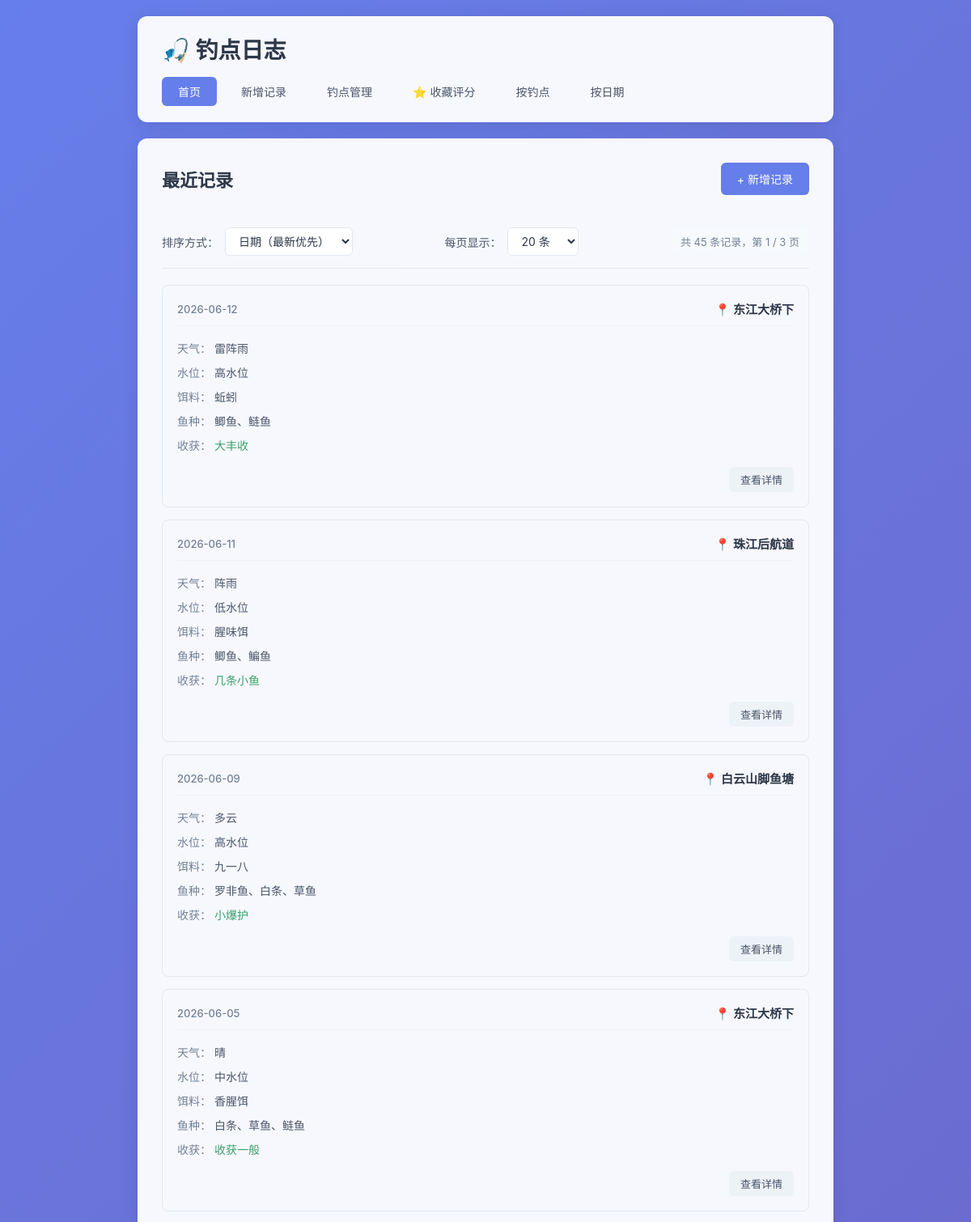
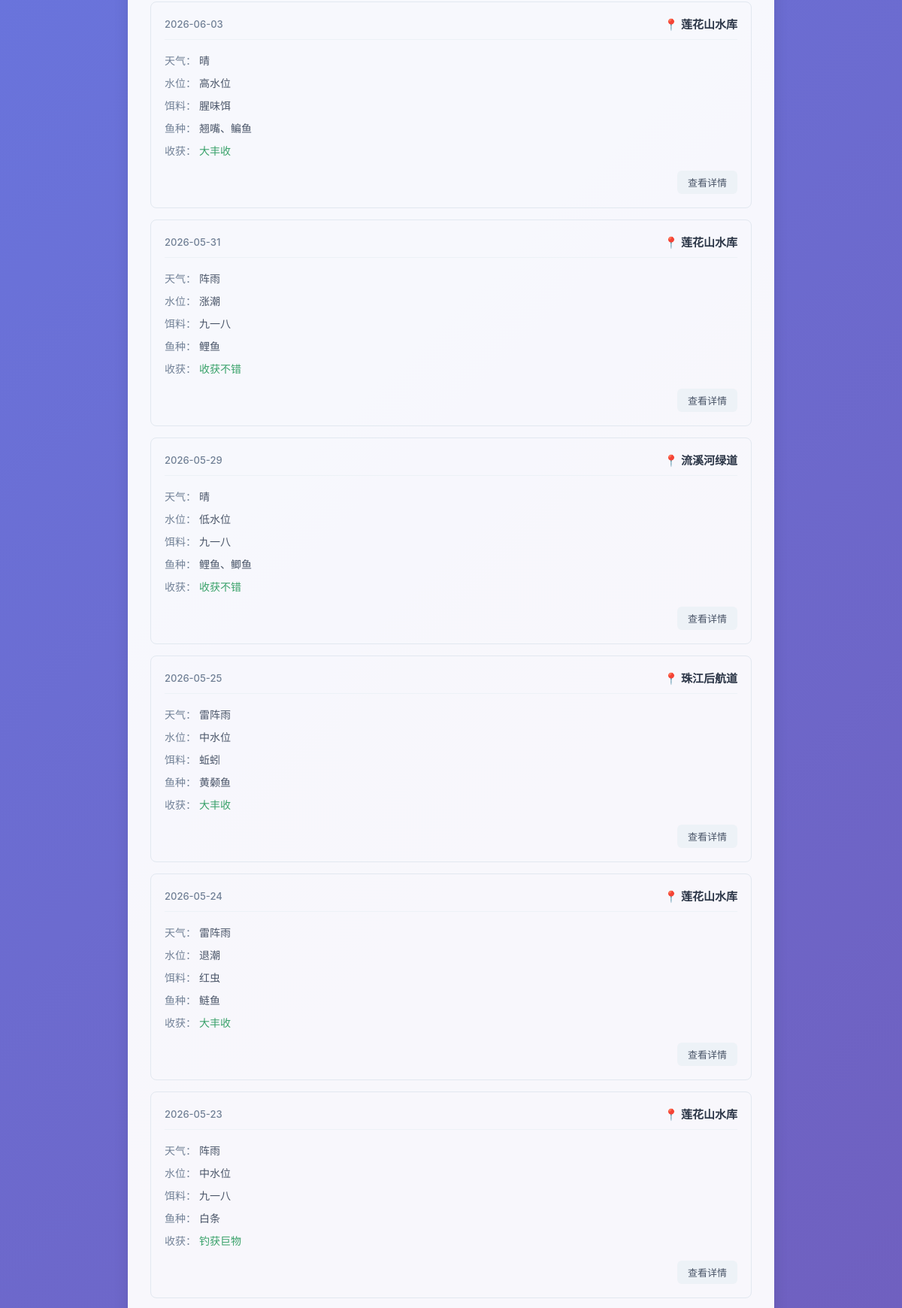
The page / (upper part) on the database its author committed (2 pictures, top to bottom).
### tables this page shows
CREATE TABLE fishing_logs (
            id INTEGER PRIMARY KEY AUTOINCREMENT,
            spot TEXT NOT NULL,
            weather TEXT NOT NULL,
            water_level TEXT NOT NULL,
            bait TEXT NOT NULL,
            fish_species TEXT NOT NULL,
            harvest TEXT NOT NULL,
            next_strategy TEXT,
            created_at DATE NOT NULL
        );

### app.py (the view)
@app.route('/')
def index():
    page = request.args.get('page', 1, type=int)
    per_page = request.args.get('per_page', 20, type=int)
    sort_by = request.args.get('sort', 'date_desc')
    per_page = max(10, min(per_page, 100))
    sort_options = {
        'date_desc': ('created_at DESC, id DESC', '日期降序'),
        'date_asc': ('created_at ASC, id ASC', '日期升序'),
        'spot_desc': ('spot DESC, created_at DESC, id DESC', '钓点降序'),
        'spot_asc': ('spot ASC, created_at DESC, id DESC', '钓点升序'),
    }
    order_clause, sort_label = sort_options.get(sort_by, sort_options['date_desc'])
    conn = get_db()
    count_result = conn.execute('SELECT COUNT(*) as total FROM fishing_logs').fetchone()
    total = count_result['total']
    total_pages = max(1, (total + per_page - 1) // per_page)
    page = max(1, min(page, total_pages))
    offset = (page - 1) * per_page
    logs = conn.execute(
        f'SELECT * FROM fishing_logs ORDER BY {order_clause} LIMIT ? OFFSET ?',
        (per_page, offset)
    ).fetchall()
    conn.close()
    return render_template(
        'index.html',
        logs=logs,
        page=page,
        per_page=per_page,
        total=total,
        total_pages=total_pages,
        sort_by=sort_by,
        sort_label=sort_label
    )

### app.py (called while the page is built)
def get_db():
    conn = sqlite3.connect(DB_PATH)
    conn.row_factory = sqlite3.Row
    return conn

### templates/index.html (shortened to what this page needs)
{% extends 'base.html' %}
{% block content %}
    <div class="page-header">
        <h2>最近记录</h2>
        <a href="{{ url_for('add_log') }}" class="btn btn-primary">+ 新增记录</a>
    </div>
    {% if logs %}
        <div class="toolbar">
            <div class="sort-group">
                <label>排序方式：</label>
                <select id="sortSelect" onchange="handleSortChange()">
                    <option value="date_desc" {% if sort_by == 'date_desc' %}selected{% endif %}>日期（最新优先）</option>
                </select>
            </div>
            <div class="per-page-group">
                <label>每页显示：</label>
                <select id="perPageSelect" onchange="handlePerPageChange()">
                    <option value="20" {% if per_page == 20 %}selected{% endif %}>20 条</option>
                </select>
            </div>
            <div class="total-info">
                共 {{ total }} 条记录，第 {{ page }} / {{ total_pages }} 页
            </div>
        </div>
        <div class="log-list">
            {% for log in logs %}
                <div class="log-card">
                    <div class="log-header">
                        <span class="log-date">{{ log['created_at'] }}</span>
                        <span class="log-spot">📍 {{ log['spot'] }}</span>
                    </div>
                    <div class="log-body">
                        <div class="log-row">
                            <span class="label">天气：</span>
                            <span>{{ log['weather'] }}</span>
                        </div>
                        <div class="log-row">
                            <span class="label">水位：</span>
                            <span>{{ log['water_level'] }}</span>
                        </div>
                        <div class="log-row">
                            <span class="label">饵料：</span>
                            <span>{{ log['bait'] }}</span>
                        </div>
                        <div class="log-row">
                            <span class="label">鱼种：</span>
                            <span>{{ log['fish_species'] }}</span>
                        </div>
                        <div class="log-row">
                            <span class="label">收获：</span>
                            <span class="harvest">{{ log['harvest'] }}</span>
                        </div>
                    </div>
                    <div class="log-footer">
                        <a href="{{ url_for('log_detail', log_id=log['id']) }}" class="btn btn-small">查看详情</a>
                    </div>
                </div>
            {% endfor %}
        </div>
    {% else %}
        <div class="empty-state">
            <p>还没有任何记录，快去添加第一条吧！</p>
            <a href="{{ url_for('add_log') }}" class="btn btn-primary">+ 新增记录</a>
        </div>
    {% endif %}
{% endblock %}

### static/style.css (style rules this page uses)
* { margin: 0; padding: 0; box-sizing: border-box; }
body { font-family: -apple-system, BlinkMacSystemFont, 'Segoe UI', 'PingFang SC', 'Microsoft YaHei', sans-serif; background: linear-gradient(135deg, #667eea 0%, #764ba2 100%); min-height: 100vh; color: #333; }
.page-header { display: flex; justify-content: space-between; align-items: center; margin-bottom: 25px; flex-wrap: wrap; gap: 15px; }
.page-header h2 { color: #2d3748; font-size: 22px; }
.btn { display: inline-block; padding: 10px 20px; border: none; border-radius: 6px; text-decoration: none; font-size: 14px; cursor: pointer; transition: all 0.2s ease; font-family: inherit; }
.btn-primary { background: #667eea; color: white; }
.btn-small { padding: 6px 14px; font-size: 13px; background: #edf2f7; color: #4a5568; }
.toolbar { display: flex; justify-content: space-between; align-items: center; flex-wrap: wrap; gap: 15px; padding: 15px 0; margin-bottom: 20px; border-bottom: 1px solid #e2e8f0; }
.sort-group, .per-page-group { display: flex; align-items: center; gap: 8px; }
.sort-group label, .per-page-group label { font-size: 14px; color: #4a5568; font-weight: 500; }
.sort-group select, .per-page-group select { padding: 7px 12px; border: 1px solid #e2e8f0; border-radius: 6px; font-size: 14px; background: #fff; color: #2d3748; cursor: pointer; transition: all 0.2s ease; font-family: inherit; }
.total-info { font-size: 13px; color: #718096; padding: 6px 12px; background: #f7fafc; border-radius: 6px; }
.log-list { display: grid; gap: 15px; }
.log-card { border: 1px solid #e2e8f0; border-radius: 8px; padding: 18px; transition: all 0.2s ease; }
.log-header { display: flex; justify-content: space-between; align-items: center; margin-bottom: 12px; padding-bottom: 10px; border-bottom: 1px solid #edf2f7; }
.log-date { font-size: 13px; color: #718096; font-weight: 500; }
.log-spot { font-size: 15px; font-weight: 600; color: #2d3748; }
.log-body { margin-bottom: 12px; }
.log-row { padding: 5px 0; font-size: 14px; color: #4a5568; }
.log-row .label { font-weight: 500; color: #718096; }
.log-row .harvest { color: #38a169; font-weight: 500; }
.log-footer { text-align: right; }

### rows shown on the page
fishing_logs: created_at "2026-06-12", spot "东江大桥下", weather "雷阵雨", water_level "高水位", bait "蚯蚓", fish_species "鲫鱼、鲢鱼", harvest "大丰收"
fishing_logs: created_at "2026-06-11", spot "珠江后航道", weather "阵雨", water_level "低水位", bait "腥味饵", fish_species "鲫鱼、鳊鱼", harvest "几条小鱼"
fishing_logs: created_at "2026-06-09", spot "白云山脚鱼塘", weather "多云", water_level "高水位", bait "九一八", fish_species "罗非鱼、白条、草鱼", harvest "小爆护"
fishing_logs: created_at "2026-06-05", spot "东江大桥下", weather "晴", water_level "中水位", bait "香腥饵", fish_species "白条、草鱼、鲢鱼", harvest "收获一般"
fishing_logs: created_at "2026-06-03", spot "莲花山水库", weather "晴", water_level "高水位", bait "腥味饵", fish_species "翘嘴、鳊鱼", harvest "大丰收"
fishing_logs: created_at "2026-05-31", spot "莲花山水库", weather "阵雨", water_level "涨潮", bait "九一八", fish_species "鲤鱼", harvest "收获不错"
fishing_logs: created_at "2026-05-29", spot "流溪河绿道", weather "晴", water_level "低水位", bait "九一八", fish_species "鲤鱼、鲫鱼", harvest "收获不错"
fishing_logs: created_at "2026-05-25", spot "珠江后航道", weather "雷阵雨", water_level "中水位", bait "蚯蚓", fish_species "黄颡鱼", harvest "大丰收"
fishing_logs: created_at "2026-05-24", spot "莲花山水库", weather "雷阵雨", water_level "退潮", bait "红虫", fish_species "鲢鱼", harvest "大丰收"
fishing_logs: created_at "2026-05-23", spot "莲花山水库", weather "阵雨", water_level "中水位", bait "九一八", fish_species "白条", harvest "钓获巨物"

### other values the page prints
{{ total }} "45"
{{ page }} "1"
{{ total_pages }} "3"
